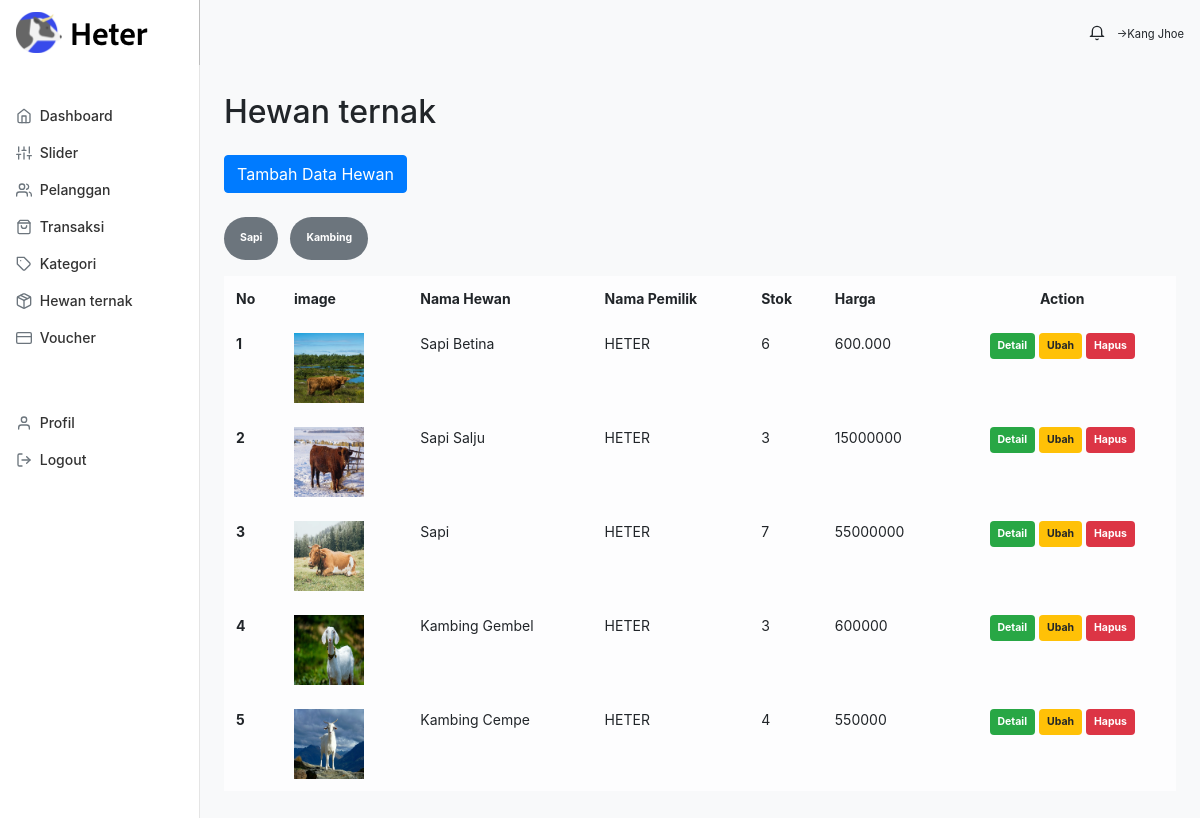
The page /index.php/administrator/hewanternak on the database its author committed.
### tables this page shows
CREATE TABLE `tb_hewan` (
  `idhewan` int(10) UNSIGNED NOT NULL,
  `nama_hewan` varchar(255) DEFAULT NULL,
  `nama_pemilik` varchar(255) NOT NULL,
  `deskripsi` varchar(255) DEFAULT NULL,
  `stok` varchar(255) NOT NULL,
  `berat` varchar(255) NOT NULL,
  `harga` varchar(10) DEFAULT NULL,
  `umur` varchar(255) NOT NULL,
  `kelamin` enum('Jantan','Betina') NOT NULL,
  `img_hewan` varchar(50) DEFAULT NULL,
  `kondisi` enum('Baik','Sangat Baik') NOT NULL,
  `alamat` text NOT NULL,
  `link_alamat` varchar(255) NOT NULL,
  `kategori` int(10) DEFAULT NULL,
  `date_created` date NOT NULL
);

### application/controllers/administrator/HewanTernak.php (called while the page is built, shortened)
<?php
class HewanTernak extends CI_Controller
{
    public function __construct()
    {
        $this->load->library('form_validation');
        $this->load->model('HewanTernak_m');
        $this->load->model('Kategori_m');
        $this->load->model('Keranjang_model');
    }
    public function index()
    {
        $data['title'] = "HETER - Hewan Ternak";
        $data['hewan']               = $this->HewanTernak_m->getAllDataHewan();
        $this->load->view('templates_administrator/header', $data);
        $this->load->view('templates_administrator/siedbar');
        $this->load->view('administrator/hewan_ternak/index', $data);
        $this->load->view('templates_administrator/footer');
    }
}

### index.php (called while the page is built, shortened)
<?php
require_once BASEPATH.'core/CodeIgniter.php';

### application/models/HewanTernak_m.php (called while the page is built, shortened)
<?php
class HewanTernak_m extends CI_Model
{
    public function getAllDatahewan()
    {
        $this->db->select('*');
        $this->db->from('tb_hewan');
        $this->db->order_by('idhewan', 'DESC');
        return $this->db->get()->result_array();
    }
}

### application/views/administrator/hewan_ternak/index.php (the view, shortened to what this page needs)
<main role="main" class="col-md-9 ml-sm-auto col-lg-10 px-md-4 bg-light" style="height: 100vh">
    <div class="d-flex justify-content-between flex-wrap flex-md-nowrap align-items-center pt-1 pb-2 mb-3">
    </div>
    <h2>Hewan ternak</h2>
    <div class="row mt-4 mb-4">
        <div class="col">
            <a class="btn btn-primary" href="<?= base_url() ?>administrator/hewanternak/insert">Tambah Data Hewan</a>
        </div>
    </div>
    <div class="row mb-3">
        <div class="col">
            <a class="badge badge-pill  badge-secondary p-3 mr-2" href="">Sapi</a>
            <a class="badge badge-pill  badge-secondary p-3 mr-2" href="">Kambing</a>
        </div>
    </div>
    <div class="table-responsive">
        <table class="table table-borderless table-light">
            <thead style="border:none !important;">
                <tr>
                    <th scope="col">No</th>
                    <th scope="col">image</th>
                    <th scope="col">Nama Hewan</th>
                    <th scope="col">Nama Pemilik</th>
                    <th scope="col">Stok</th>
                    <th scope="col">Harga</th>
                    <th scope="col" class="text-center">Action</th>
                </tr>
            </thead>
            <tbody>
                <?php
                if (isset($hewan)) {
                    $no = 1;
                    foreach ($hewan as $hwn) {
                ?>
                        <tr>
                            <th scope="row"><?= $no++; ?></th>
                            <td> <img class="img-fluid" style="width:70px" src="<?= base_url() ?>/uploads/hewan/<?= $hwn['img_hewan']; ?>" class="mr-3" alt="image"></td>
                            <td><?= $hwn['nama_hewan']; ?></td>
                            <td><?= $hwn['nama_pemilik']; ?></td>
                            <td><?= $hwn['stok']; ?></td>
                            <td><?= $hwn['harga']; ?></td>
                            <td class="text-center">
                                <a class="badge badge-success p-2 mb-2" href="#">Detail</a>
                                <a class="badge badge-warning p-2 mb-2" href="<?= base_url() ?>administrator/hewanternak/update/<?= $hwn['idhewan']; ?>">Ubah</a>
                                <a class="badge badge-danger p-2 mb-2" onclick="return confirm('Apakah anda yakin ingin menghapus !');" href="<?= base_url(); ?>administrator/hewanternak/delete/<?= $hwn['idhewan']; ?> ">Hapus</a>
                            </td>
                        </tr>
                <?php
                    }
                } else {
                    echo "";
                }
                ?>
            </tbody>
        </table>
    </div>
</main>

### application/views/templates_administrator/header.php (shortened to what this page needs)
<!DOCTYPE html>
<html lang="en">
<head>
    <link rel="stylesheet" href="https://cdn.jsdelivr.net/npm/bootstrap@4.5.3/dist/css/bootstrap.min.css">
    <link rel="stylesheet" href="https://cdnjs.cloudflare.com/ajax/libs/feather-icons/4.9.0/feather.min.js">
    <link rel="stylesheet" href=" <?= base_url(); ?>./vendor/css/dashboard.css">
    <link rel="stylesheet" href=" <?= base_url(); ?>./vendor/css/custom.css">
</head>
<body>
    <nav class="navbar navbar-dark sticky-top bg-light flex-md-nowrap p-0 ">
        <a class="navbar-brand text-dark bg-white col-md-3 col-lg-2 mr-0 px-3" href=" <?= base_url(); ?> ">
            <img src=" <?= base_url() ?>./vendor/Assets/img/logo.png" alt="">
        </a>
        <ul class="navbar-nav px-3">
            <li class="nav-item text-nowrap">
                <small class="mr-2 " data-feather="bell"> </small>
                <small>&rarr;Kang Jhoe</small>
            </li>
        </ul>
    </nav>

### application/views/templates_administrator/siedbar.php (shortened to what this page needs)
<div class="container-fluid">
    <div class="row">
        <nav id="sidebarMenu" class="col-md-3 col-lg-2 d-md-block bg-white sidebar collapse">
            <div class="sidebar-sticky pt-3">
                <ul class="nav flex-column">
                    <li class="nav-item">
                        <a class="nav-link" href="<?= base_url() ?>administrator/dashboard">
                            <span class="text-secondary" data-feather="home"></span>
                            Dashboard
                        </a>
                    </li>
                    <li class="nav-item ">
                        <a class="nav-link " href="<?= base_url() ?>administrator/slider">
                            <span class="text-secondary" data-feather="sliders"></span>
                            Slider
                        </a>
                    </li>
                    <li class="nav-item">
                        <a class="nav-link" href="<?= base_url() ?>administrator/customer">
                            <span class="text-secondary" data-feather="users"></span>
                            Pelanggan
                        </a>
                    </li>
                    <li class="nav-item">
                        <a class="nav-link" href="<?= base_url() ?>administrator/order">
                            <span class="text-secondary" data-feather="shopping-bag"></span>
                            Transaksi
                        </a>
                    </li>
                    <li class="nav-item">
                        <a class="nav-link" href="<?= base_url() ?>administrator/kategori">
                            <span class="text-secondary" data-feather="tag"></span>
                            Kategori
                        </a>
                    </li>
                    <li class="nav-item">
                        <a class="nav-link" href="<?= base_url() ?>administrator/hewanternak">
                            <span class="text-secondary" data-feather="package"></span>
                            Hewan ternak
                        </a>
                    </li>
                    <li class="nav-item">
                        <a class="nav-link" href="<?= base_url() ?>administrator/voucher">
                            <span class="text-secondary" data-feather="credit-card"></span>
                            Voucher
                        </a>
                    </li>
                </ul>
                <ul class="nav flex-column mt-5">
                    <li class="nav-item ">
                        <a class="nav-link " href="#">
                            <span class="text-secondary" data-feather="user"></span>
                            Profil
                        </a>
                    </li>
                    <li class="nav-item ">
                        <a class="nav-link " href="">
                            <span class="text-secondary" data-feather="log-out"></span>
                            Logout
                        </a>
                    </li>
                </ul>
            </div>
        </nav>
    </div>
</div>

### application/views/templates_administrator/footer.php (shortened to what this page needs)
</body>
</html>

### rows shown on the page
tb_hewan: img_hewan (picture), nama_hewan "Sapi Betina", nama_pemilik "HETER", stok "6", harga "600.000"
tb_hewan: img_hewan (picture), nama_hewan "Sapi Salju", nama_pemilik "HETER", stok "3", harga "15000000"
tb_hewan: img_hewan (picture), nama_hewan "Sapi", nama_pemilik "HETER", stok "7", harga "55000000"
tb_hewan: img_hewan (picture), nama_hewan "Kambing Gembel", nama_pemilik "HETER", stok "3", harga "600000"
tb_hewan: img_hewan (picture), nama_hewan "Kambing Cempe", nama_pemilik "HETER", stok "4", harga "550000"
